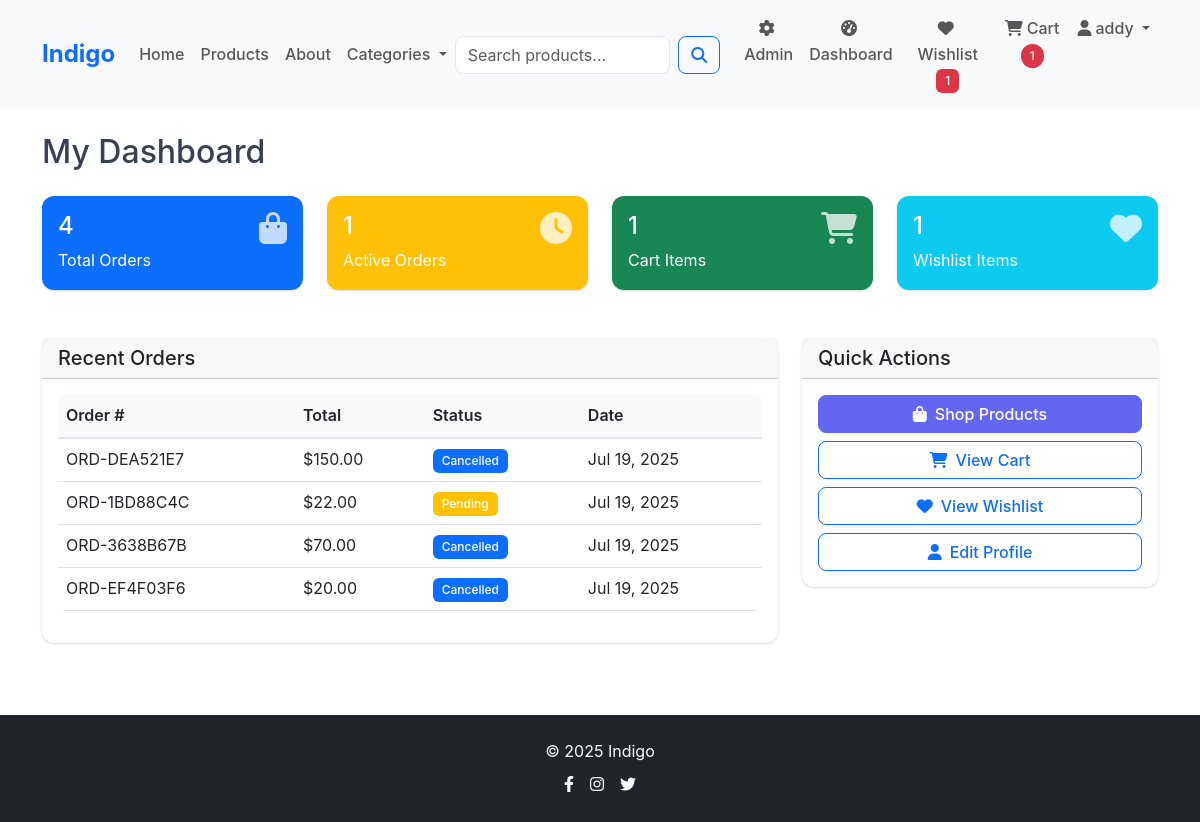
Page /dashboard/ (signed in) on the earlier database version.
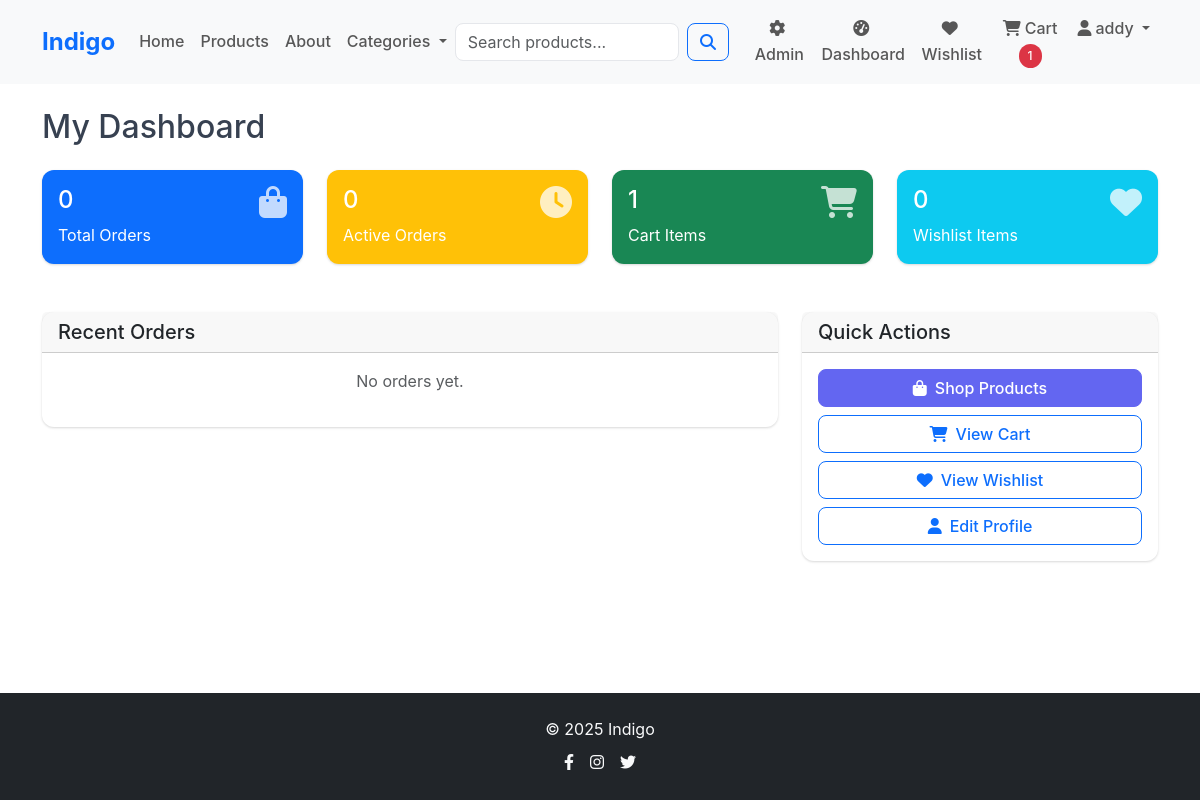
Same page on the later database version.
### store/models.py (models this page shows, shortened)
class Order(models.Model):
    STATUS_CHOICES = [
        ('pending', 'Pending'),
        ('processing', 'Processing'),
        ('shipped', 'Shipped'),
        ('delivered', 'Delivered'),
        ('cancelled', 'Cancelled'),
    ]
    user = models.ForeignKey(User, on_delete=models.CASCADE, related_name='orders')
    order_number = models.CharField(max_length=20, unique=True)
    total_amount = models.DecimalField(
        max_digits=10,
        decimal_places=2,
        validators=[MinValueValidator(0.01)]
    )
    status = models.CharField(max_length=20, choices=STATUS_CHOICES, default='pending')
    shipping_address = models.TextField()
    created_at = models.DateTimeField(auto_now_add=True)
    updated_at = models.DateTimeField(auto_now=True)
    class Meta:
        ordering = ['-created_at']
        indexes = [
            models.Index(fields=['user', 'status']),
            models.Index(fields=['created_at']),
        ]

### dashboard/views.py (the view)
# urls.py: path('dashboard/', views.user_dashboard, name='user'),
@login_required
def user_dashboard(request):
    try:
        user_orders = Order.objects.filter(user=request.user)
        recent_orders = user_orders[:5]
        active_orders = user_orders.exclude(status__in=['delivered', 'cancelled']).count()
        cart, _ = Cart.objects.get_or_create(user=request.user)
        wishlist, _ = Wishlist.objects.get_or_create(user=request.user)
        context = {
            'total_orders': user_orders.count(),
            'active_orders': active_orders,
            'recent_orders': recent_orders,
            'cart_items': cart.total_items,
            'wishlist_items': wishlist.total_items,
        }
        return render(request, 'dashboard/user_dashboard.html', context)
    except Exception:
        return render(request, 'dashboard/user_dashboard.html', {
            'total_orders': 0,
            'active_orders': 0,
            'recent_orders': [],
            'cart_items': 0,
            'wishlist_items': 0,
        })

### Indigo/context_processors.py (called while the page is built)
def cart_count(request):
    if request.user.is_authenticated:
        try:
            cart = Cart.objects.get(user=request.user)
            return {'cart_count': cart.total_items}
        except Cart.DoesNotExist:
            return {'cart_count': 0}
    return {'cart_count': 0}

def wishlist_count(request):
    if request.user.is_authenticated:
        try:
            wishlist = Wishlist.objects.get(user=request.user)
            return {'wishlist_count': wishlist.total_items}
        except Wishlist.DoesNotExist:
            return {'wishlist_count': 0}
    return {'wishlist_count': 0}

### cart/models.py (called while the page is built)
    @property
    def total_items(self):
        return sum(item.quantity for item in self.items.all())

### wishlist/models.py (called while the page is built)
    @property
    def total_items(self):
        return self.products.count()

### dashboard/templates/dashboard/user_dashboard.html (shortened to what the changed rows need)
{% extends 'base.html' %}
{% load static %}
{% block content %}
<div class="container py-4">
    <h2 class="mb-4">My Dashboard</h2>
    <div class="row g-4 mb-5">
        <div class="col-md-3">
            <div class="card bg-primary text-white">
                <div class="card-body">
                    <div class="d-flex justify-content-between">
                        <div>
                            <h4>{{ total_orders }}</h4>
                            <p class="mb-0">Total Orders</p>
                        </div>
                    </div>
                </div>
            </div>
        </div>
        <div class="col-md-3">
            <div class="card bg-warning text-white">
                <div class="card-body">
                    <div class="d-flex justify-content-between">
                        <div>
                            <h4>{{ active_orders }}</h4>
                            <p class="mb-0">Active Orders</p>
                        </div>
                    </div>
                </div>
            </div>
        </div>
        <div class="col-md-3">
            <div class="card bg-info text-white">
                <div class="card-body">
                    <div class="d-flex justify-content-between">
                        <div>
                            <h4>{{ wishlist_items }}</h4>
                            <p class="mb-0">Wishlist Items</p>
                        </div>
                    </div>
                </div>
            </div>
        </div>
    </div>
    <div class="row">
        <div class="col-lg-8">
            <div class="card">
                <div class="card-body">
                    {% if recent_orders %}
                    <div class="table-responsive">
                        <table class="table table-hover">
                            <thead>
                                <tr>
                                    <th>Order #</th>
                                    <th>Total</th>
                                    <th>Status</th>
                                    <th>Date</th>
                                </tr>
                            </thead>
                            <tbody>
                                {% for order in recent_orders %}
                                <tr>
                                    <td>{{ order.order_number }}</td>
                                    <td>${{ order.total_amount }}</td>
                                    <td>
                                        <span class="badge bg-{% if order.status == 'pending' %}warning{% elif order.status == 'delivered' %}success{% else %}primary{% endif %}">
                                            {{ order.get_status_display }}
                                        </span>
                                    </td>
                                    <td>{{ order.created_at|date:"M d, Y" }}</td>
                                </tr>
                                {% endfor %}
                            </tbody>
                        </table>
                    </div>
                    {% else %}
                    <p class="text-muted text-center">No orders yet.</p>
                    {% endif %}
                </div>
            </div>
        </div>
    </div>
</div>
{% endblock %}

### templates/components/navbar.html (shortened to what this page needs)
{% load static %}
<nav class="navbar navbar-expand-lg navbar-light bg-light sticky-top">
    <div class="container">
        <a class="navbar-brand fw-bold text-primary" href="{% url 'store:home' %}">
            Indigo
        </a>
        <div class="collapse navbar-collapse" id="navbarNav">
            <ul class="navbar-nav me-auto">
                <li class="nav-item">
                    <a class="nav-link" href="{% url 'store:home' %}">Home</a>
                </li>
                <li class="nav-item">
                    <a class="nav-link" href="{% url 'store:product_list' %}">Products</a>
                </li>
                <li class="nav-item">
                    <a class="nav-link" href="{% url 'store:about' %}">About</a>
                </li>
                <li class="nav-item dropdown">
                    <a class="nav-link dropdown-toggle" href="#" role="button" data-bs-toggle="dropdown">
                        Categories
                    </a>
                </li>
            </ul>
            <form class="d-flex me-3 d-none d-lg-flex" method="GET" action="{% url 'store:product_list' %}" id="searchForm">
                <input class="form-control me-2" type="search" name="search" placeholder="Search products..." value="{{ search_query }}" maxlength="100">
                <button class="btn btn-outline-primary" type="submit">
                    <i class="fas fa-search"></i>
                </button>
            </form>
            <ul class="navbar-nav">
                {% if user.is_authenticated %}
                    {% if user.is_staff %}
                        <li class="nav-item">
                            <a class="nav-link" href="{% url 'employee_admin:dashboard' %}">
                                <i class="fas fa-cog me-1"></i>Admin
                            </a>
                        </li>
                    {% endif %}
                    <li class="nav-item">
                        <a class="nav-link" href="{% url 'dashboard:user' %}">
                            <i class="fas fa-tachometer-alt me-1"></i>Dashboard
                        </a>
                    </li>
                    <li class="nav-item">
                        <a class="nav-link" href="{% url 'wishlist:view' %}">
                            <i class="fas fa-heart me-1"></i>Wishlist
                            {% if wishlist_count > 0 %}
                                <span class="badge bg-danger">{{ wishlist_count }}</span>
                            {% endif %}
                        </a>
                    </li>
                    <li class="nav-item">
                        <a class="nav-link" href="{% url 'cart:view' %}">
                            <i class="fas fa-shopping-cart me-1"></i>Cart
                            {% if cart_count > 0 %}
                                <span class="badge bg-danger rounded-pill">{{ cart_count }}</span>
                            {% endif %}
                        </a>
                    </li>
                    <li class="nav-item dropdown">
                        <a class="nav-link dropdown-toggle" href="#" role="button" data-bs-toggle="dropdown">
                            <i class="fas fa-user me-1"></i>{{ user.username|truncatechars:15 }}
                        </a>
                    </li>
                {% endif %}
            </ul>
        </div>
    </div>
</nav>

Differences in the rows shown:
removed Order: order_number "ORD-DEA521E7", total_amount "150.00", status "Cancelled", created_at "Jul 19, 2025"
removed Order: order_number "ORD-1BD88C4C", total_amount "22.00", status "Pending", created_at "Jul 19, 2025"
removed Order: order_number "ORD-3638B67B", total_amount "70.00", status "Cancelled", created_at "Jul 19, 2025"
removed Order: order_number "ORD-EF4F03F6", total_amount "20.00", status "Cancelled", created_at "Jul 19, 2025"
Other differences:
{{ total_orders }}: "4" → "0"
{{ active_orders }}: "1" → "0"
{{ wishlist_items }}: "1" → "0"
{{ wishlist_count }}: "1" → (not shown)
text no longer shown: "Order # Total Status Date"
text now shown: "No orders yet."
